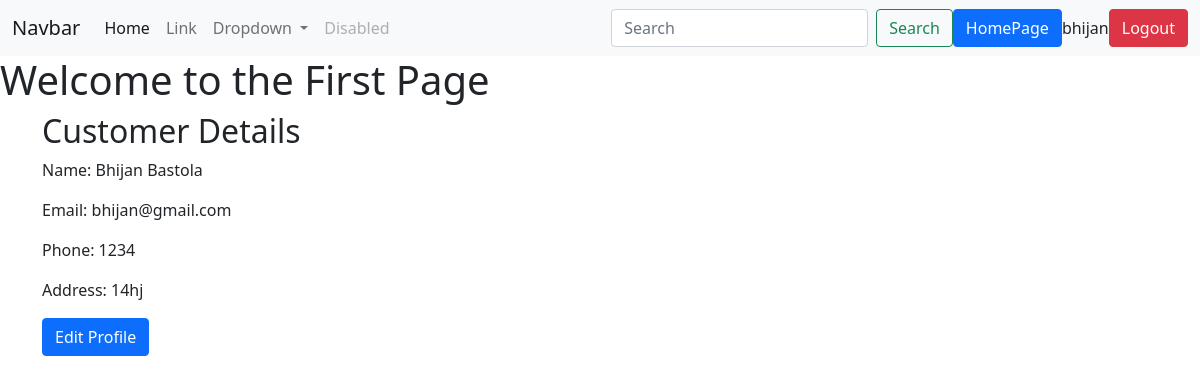
The page /ecom/customer/ (signed in) on the database its author committed.
### ecom/models.py (models this page shows, shortened)
class Customer(models.Model):
    user = models.OneToOneField(User, on_delete=models.CASCADE)
    name = models.CharField(max_length=100)
    email = models.EmailField(unique=True)
    phone = models.CharField(max_length=15, blank=False)
    address = models.TextField(blank=False)

### ecom/views.py (the view)
# urls.py: path('customer/', views.customer_detail, name='customer_detail'),
@login_required
def customer_detail(request):
    customer = get_object_or_404(Customer, user=request.user)
    return render(request, 'customer_detail.html', {'customer': customer})

### ecom/templates/customer_detail.html (shortened to what this page needs)
{% extends "base.html" %}
{% block content %}
<h2>Customer Details</h2>
<p>Name: {{ customer.name }}</p>
<p>Email: {{ customer.email }}</p>
<p>Phone: {{ customer.phone }}</p>
<p>Address: {{ customer.address }}</p>
<a href="{% url 'customer_edit' %}" class="btn btn-primary">Edit Profile</a>
{% endblock content %}

### templates/base.html (shortened to what this page needs)
{% load static %}
<!DOCTYPE html>
<html lang="en">
<head>
    <link href="https://cdn.jsdelivr.net/npm/bootstrap@5.0.2/dist/css/bootstrap.min.css" rel="stylesheet">
</head>
<body>
    {% block navbar %}
    <nav class="navbar navbar-expand-lg navbar-light bg-light">
  <div class="container-fluid">
    <a class="navbar-brand" href="#">Navbar</a>
    <div class="collapse navbar-collapse" id="navbarSupportedContent">
      <ul class="navbar-nav me-auto mb-2 mb-lg-0">
        <li class="nav-item">
          <a class="nav-link active" aria-current="page" href="#">Home</a>
        </li>
        <li class="nav-item">
          <a class="nav-link" href="#">Link</a>
        </li>
        <li class="nav-item dropdown">
          <a class="nav-link dropdown-toggle" href="#" id="navbarDropdown" role="button" data-bs-toggle="dropdown" aria-expanded="false">
            Dropdown
          </a>
        </li>
        <li class="nav-item">
          <a class="nav-link disabled" href="#" tabindex="-1" aria-disabled="true">Disabled</a>
        </li>
      </ul>
      <form method ="get" action="{% url "search_product" %}" class="d-flex">
        <input class="form-control me-2" type="search" placeholder="Search" aria-label="Search" name="search" id="search">
        <button class="btn btn-outline-success" type="submit">Search</button>
      </form>
      <a href="{% url "product_list" %}" class="btn btn-primary">HomePage</a>
      {% if user.is_authenticated %}
      <form action="" method="get">
        {{user.username}}
        </form>
      <form action="{% url 'logout' %}" method="post">
        <button type="submit" class="btn btn-danger">Logout</button>
      </form>
       {% else %}
      <a href="{% url "register" %}" class="btn btn-warning">Register</a>
      <a href="{% url "login" %}" class="btn btn-success">Login</a>
      {% endif %}
    </div>
  </div>
</nav>
    {% endblock navbar %}
   <h1>
        {% block header %}
        Welcome to the First Page
        {% endblock header %}
   </h1>
    <div class="container">
          {% block content %}{% endblock content %}
</body>
</html>

### rows shown on the page
Customer: name "Bhijan Bastola", email "bhijan@gmail.com", phone "1234", address "14hj"

### other values the page prints
{{ user.username }} "bhijan"
